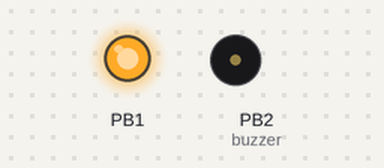
A sketch run on a simulated ATtiny85, built with avr-gcc and run on an emulated ATtiny85. Parts: output pins drawn as LEDs (lit = HIGH), buzzer (waves = sounding).

Above: at 0.7 s.
At 1.88 s:
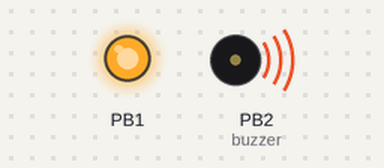
At 6.4 s:
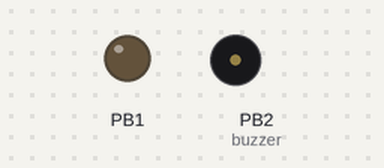
Timing chart, 0 to 8.2 s (numbered marks = the images above):
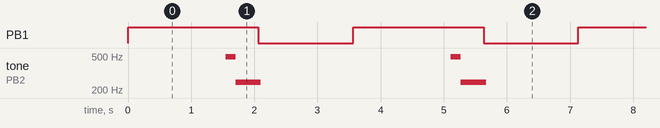

The sketch:

sketch_mar08a.ino
```cpp
//digital 2 is ok(pin 2) but the other failed?
int buzzer=2;

void setup()
{
    pinMode(buzzer,OUTPUT);
    pinMode(1,OUTPUT);
}

void loop()
{
    unsigned char i,j;
          while(1)
          {
                  digitalWrite(1,HIGH);
                  delay(1500);
                  for(i=0;i<80;i++)
                  {
                    digitalWrite(buzzer,HIGH);
                    delay(1);
                    digitalWrite(buzzer,LOW);
                    delay(1);
                  }

                  for(i=0;i<100;i++)
                  {
                    digitalWrite(buzzer,HIGH);
                    delay(2);
                    digitalWrite(buzzer,LOW);
                    delay(2);
                  }
                  digitalWrite(1,LOW);
                  delay(1500);
          }
    }
```

Measured:
- by itself, PB1: alternates HIGH for 2.1 s and LOW for 1.5 s
- by itself, tone on PB2 (buzzer): repeats every 3.6 s: 248 Hz 0.40 s, silent 3.0 s, 492 Hz 0.16 s
